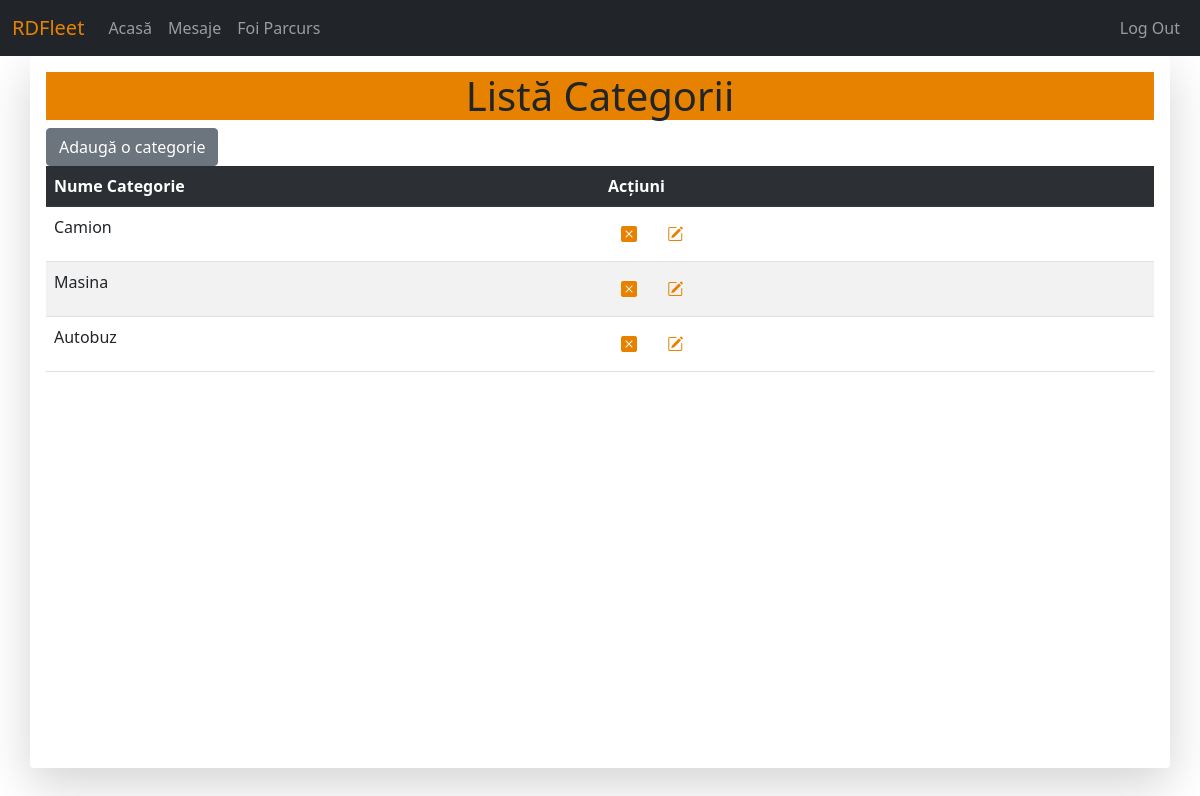
Page /vehicles/category_list/ (signed in) on the committed database.
### vehicles/models.py (models this page shows, shortened)
class Category(models.Model):
	category_name = models.CharField(max_length = 50, unique = True, verbose_name = "Categorie")
	def get_absolute_url(self):
		return reverse("category-view", kwargs={"id":self.id})

### vehicles/views.py (the view)
# urls.py: path('category_list/', views.CategoryListView.as_view(), name='category-list'),
class CategoryListView(View):
	template_name = 'vehicles/category_list.html'
	def get_queryset(self):
		return Category.objects.all()
	def get(self, request, *args, **kwargs):
		context = {'category_list': self.get_queryset()}
		return render(request, self.template_name, context)

### vehicles/templates/vehicles/category_list.html (shortened to what this page needs)
{% extends 'base.html' %}
{% block content %}
	<h1 style="background-color: #e78200; text-align: center;">Listă Categorii</h1>
	<a href="{% url 'create-category' %}" class='btn btn-secondary'>Adaugă o categorie</a>
	<table class="table table-striped table-hover">
		<tr scope="row" class="table-dark">
			<th style="width: 250px;">Nume Categorie</th>
			<th style="width: 250px">Acțiuni</th>
		</tr>
		<tr scope="row">{% for category in category_list %}
			<td>{{ category.category_name }}</td>
			<td>
				<a href="{{ category.get_absolute_url }}delete" class="btn">
					<i class='bi bi-x-square-fill' style="color:#e78200"></i>
				</a>
				<a href="{{ category.get_absolute_url }}update" class="btn">
					<i class="bi bi-pencil-square" style="color: #e78200;"></i>
				</a>
			</td>
		</tr>{% endfor %}
	</table>
{% endblock %}

### static/style.css (style rules this page uses)
body { margin:0; height: 100%; }

### rows in the picture
Category: category_name "Camion"
Category: category_name "Masina"
Category: category_name "Autobuz"
